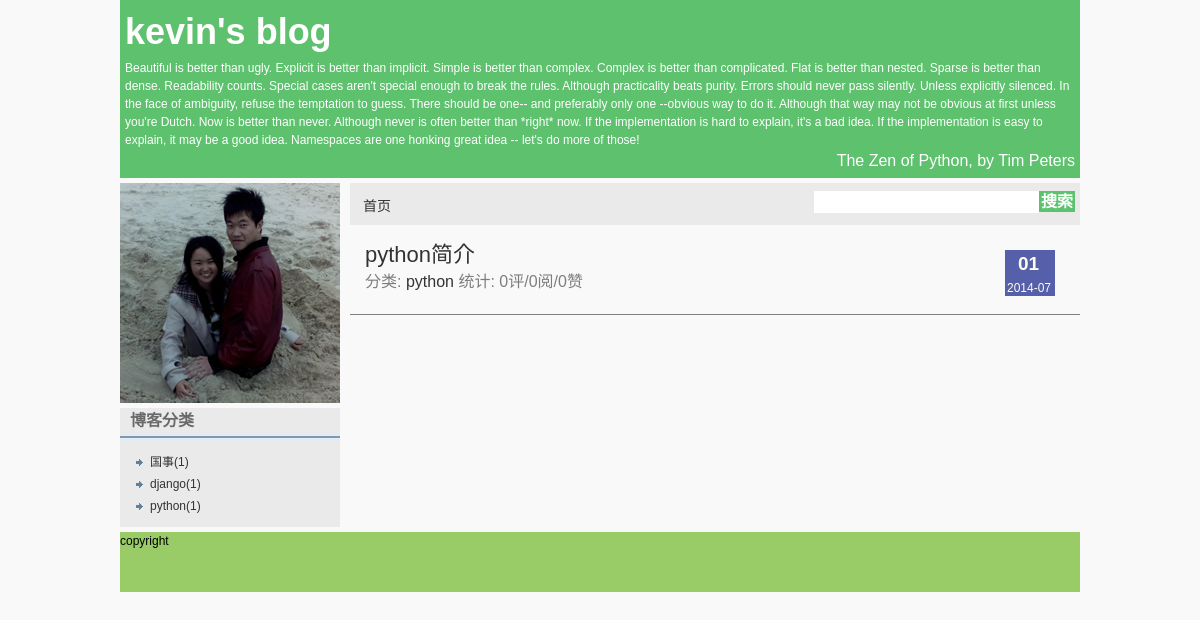
Page /blog/cat/5/ on the committed database.
### blog/models.py (models this page shows, shortened)
class Category(models.Model):
    name = models.CharField("分类", max_length=64)

class Article(models.Model):
    title = models.CharField("标题", max_length=128)
    category = models.ForeignKey(Category,verbose_name="分类")
    tags = models.ManyToManyField(Tag, verbose_name="标签", blank=True)
    content = models.TextField("内容")
    create_date = models.DateTimeField("创建日期",auto_now_add=True)
    pub_date = models.DateTimeField("发布日期",auto_now=True)
    is_from = models.CharField("来自", max_length=1, default='Y', choices=(('Y','yuanchuang'),('Z','zhuanzai')))
    view_count = models.IntegerField("访问量统计", default=0)
    vote_count = models.IntegerField("支持量统计", default=0)
    comment_count = property(lambda self: self.comment_set.count())
    is_yuan = property(lambda self: self.is_from == u'Y')
    is_zhuan = property(lambda self: self.is_from == u'Z')
    def pub_date_delta():
        doc = "The pub_date_delta property."
        def fget(self):
            today = datetime.datetime.today()
            if today.year - self.pub_date.year > 0:
                self._delta = "%d年前" % (today.year - self.pub_date.year)
            elif today.month - self.pub_date.month > 0:
                self._delta = "%d个月前" % (today.month - self.pub_date.month)
            elif today.day - self.pub_date.day > 0:
                self._delta = "%d天前" % (today.day - self.pub_date.day)
            elif today.hour - self.pub_date.hour > 0:
                self._delta = "%d小时前" % (today.hour - self.pub_date.hour)
            elif today.minute - self.pub_date.minute > 0:
                self._delta = "%d分钟前" % (today.minute - self.pub_date.minute)
            else:
                self._delta = ""
            return self._delta
        def fset(self, value):
            self._delta = value
        def fdel(self):
            del self._delta
        return locals()
    pub_date_delta = property(**pub_date_delta())
    def getComment():
        def fget(self):
            self.cmlist = []
            def com2dict(c):
                d = {}
                d['comm'] = c
                d['list'] = []
                return d
            def recur(objs, t, l):
                if t > 50:
                    return
                for c in objs.all():
                    d = com2dict(c)
                    l.append(d)
                    if c.comment_set.count() > 0:
                        recur(c.comment_set, t+1, d['list'])
            for c in self.comment_set.filter(reply=None):
                d = com2dict(c)
                self.cmlist.append(d)
                recur(c.comment_set, 0, d['list'])
            return self.cmlist
        return locals()
    comments = property(**getComment())

### blog/views.py (the view)
# urls.py: url(r'cat/(?P<id>\d{1,5})/$', 'category', name="articles_by_cat"),
def category(request,id):
    blog = Blog()
    cat = get_object_or_404(Category,id=id)
    articles = get_list_or_404(cat.article_set)
    return render_to_response('index.html', locals())

### blog/templates/index.html (shortened to what this page needs)
{% extends "layout.html" %}
{% block content %}
<div class="article_list">
    {% for article in articles %}
    <div class="article_item">
        <div class="article_date">
            <p class="day">{{ article.pub_date|date:"d" }}</p>
            <p class="date">{{ article.pub_date|date:"Y-m" }}</p>
        </div>
        <p class="title_p1"><a href="{% url 'article_by_id' article.id %}">{{ article.title }}</a></p>
        <p class="title_p2">分类: <a href="{% url 'articles_by_cat' article.category.id %}">{{ article.category.name }}</a>&nbsp;统计: {{ article.comment_count }}评/{{ article.view_count }}阅/{{ article.vote_count }}赞</p>
    </div>
    <div class="article_sep"></div>
    {% endfor %}
</div>
{% endblock %}

### blog/templates/layout.html (shortened to what this page needs)
<!DOCTYPE html PUBLIC "-//W3C//DTD XHTML 1.0 Transitional//EN" "http://www.w3.org/TR/xhtml1/DTD/xhtml1-transitional.dtd">
<html xmlns="http://www.w3.org/1999/xhtml">
<head>
{% load static %}
<link href="{% get_static_prefix %}css/layout.css" rel="stylesheet" type="text/css" />
<link type="text/css" rel="stylesheet" href="{% get_static_prefix %}syntaxhighlighter/styles/shCore.css"></link>
<link type="text/css" rel="stylesheet" href="{% get_static_prefix %}syntaxhighlighter/styles/shCoreDefault.css"></link>
</head>
<body>
<div id="container">
    <div id="header">
        <p class="one">{{ blog.name }}</p>
        {% if blog.zen %}
        <p class="three">{{ blog.zen.content }}</p>
        {% if blog.zen.author %}
        <p class="two">{{ blog.zen.author }}</p>
        {% endif %}
        {% endif %}
    </div>
    <div id="mainContent">
        <div id="sidebar">
            <div id="owner">
                <div id="icon">
                    <a href="{% url 'about_me' %}">
                    <img src="{% get_static_prefix %}images/IMG_Ali_01447.jpg" alt="头像" name="" width="220" height="220" />
                    </a>
                </div>
            </div>
            {% if blog.categories %}
            <div id="categories"><span class="sidetitle">博客分类</span>
                <div class="sep"></div>
                <ul id="ulpic">
                    {% for cat in blog.categories %}
                    {% if cat.article_set.count > 0 %}
                    <li><a href="{% url 'articles_by_cat' cat.id %}">{{ cat.name }}({{cat.article_set.count}})</a></li>
                    {% endif %}
                    {% endfor %}
                </ul>
            </div>
            {% endif %}
        </div>
        <div id="content">
            <div id="top_div">
                <ul>
                    <li><a href="{% url 'home' %}">首页</a></li>
                </ul>
                <form class="search">
                    <input id="search" size="30"/><a href="/search" >搜索</a>
                </form>
            </div>
            {% block content %}{% endblock %}
        </div>
    </div>
    <div id="footer">copyright</div>
</div>
</body>
</html>

### blog/static/css/layout.css (style rules this page uses)
body { font-size:14px; margin:0; line-height:150%; background-color: #F9F9F9; }
body, h1, h2, h3, h4, h5, h6, hr, p, blockquote, dl, dt, dd, ul, ol, li, pre, form, fieldset, legend, button, input, textarea, th, td, img { border:medium none; margin: 0; padding: 0; }
body, button, input, select, textarea { font: 12px/1.5 tahoma, helvetica, sans-serif; }
ul, ol { list-style: none; }
a { text-decoration: none; color:#333; }
img { border:0px; }
#container { margin:0 auto; width:80%; }
#header { background-color: #5EC16E; margin-bottom: 5px; padding: 5px; color:#FFFFFF; }
#mainContent { margin-bottom:5px; margin:0 auto; }
#sidebar #categories #ulpic { list-style-type: circle; list-style-image: url(../images/arary_r2_c2.jpg); line-height: 22px; padding-top: 10px; padding-right: 0px; padding-bottom: 10px; padding-left: 30px; margin-top: 0px; margin-right: 0px; margin-bottom: 0px; }
#sidebar .sidetitle { font-size: 16px; line-height: 25px; font-weight: bold; color: #6A6A6A; margin: 10px; }
#sidebar { margin: 0px; padding: 0px; overflow: auto; zoom:1; width:220px; float: left; }
#content { margin-left:230px !important; margin-left:207px; }
.title_p1 { color: #333333; font-size: 22px; line-height: 20px; vertical-align: middle; margin-bottom: 5px; font-weight: 450; }
.article_sep { height: 1px; background-color: #808080; }
.title_p2 { color: #7E7E7E; font-size: 16px; line-height: 24px; vertical-align: middle; }
#sidebar #owner { margin-right: auto; margin-left: auto; margin-top: 0px; margin-bottom: 5px; }
#owner #icon { height: 220px; background-color: #5CC26F; margin-bottom: 5px; }
#icon a { display: block; }
#sidebar .sep { background-image: url(../images/00000001_r2_c2.jpg); background-repeat: repeat-x; height: 8px; }
#footer { height:60px; background:#9c6; }
#sidebar #categories { margin-bottom: 5px; background-color: #EAEAEA; }
#content #top_div { height: 42px; line-height: 38px; background-color: #EAEAEA; font-size: 14px; }
.article_item { margin-top: 20px; margin-right: 15px; margin-bottom: 20px; margin-left: 15px; }
.article_date { background-color: #555FAA; height: 46px; width: 50px; float: right; margin-top: 5px; margin-right: 10px; margin-bottom: 10px; margin-left: 40px; }
#top_div ul { list-style: none; margin: 0px; padding: 0px 0px 0px 10px; }
#top_div ul li { float:left; padding: 0px 3px; height: 26px; line-height: 46px; }
.article_date p { color: #FFFBF0; }
.article_date .day { font-size: 19px; margin-left: 13px; font-weight: bold; }
.article_date .date { font-size: 12px; margin-left: 2px; }
#container #header .one { font-size: 36px; font-weight: bold; }
#container #header .two { font-size: 16px; text-align: right; }
.search { float: right; }
.search a { font-size: 16px; background-color: #5CC26F; vertical-align:middle; padding: 2px; margin-top: auto; margin-right: 5px; margin-bottom: auto; margin-left: auto; color:#FFFFFF; font-weight:bold; }
.search #search { margin:auto; height: 22px; vertical-align:middle; }

### rows in the picture
Category: name "国事", article_set.count "1"
Category: name "django", article_set.count "1"
Category: name "python", article_set.count "1"
Article: pub_date "01", pub_date "2014-07", title "python简介", category.name "python", comment_count "0", view_count "0", vote_count "0"

### other values in the picture
{{ blog.name }} "kevin's blog"
{{ blog.zen.author }} "The Zen of Python, by Tim Peters"
